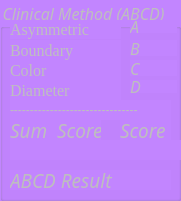
   <widget class="QGroupBox" name="clinical_box">
    <property name="enabled">
     <bool>false</bool>
    </property>
    <property name="geometry">
     <rect>
      <x>540</x>
      <y>10</y>
      <width>181</width>
      <height>201</height>
     </rect>
    </property>
    <property name="font">
     <font>
      <family>Monotype Corsiva</family>
      <pointsize>12</pointsize>
      <weight>50</weight>
      <italic>true</italic>
      <bold>false</bold>
     </font>
    </property>
    <property name="styleSheet">
     <string notr="true">background-color: rgb(194, 133, 255);font: italic 12pt &quot;Monotype Corsiva&quot;;</string>
    </property>
    <property name="title">
     <string>Clinical Method (ABCD)</string>
    </property>
    <widget class="QLabel" name="boundary">
     <property name="enabled">
      <bool>false</bool>
     </property>
     <property name="geometry">
      <rect>
       <x>10</x>
       <y>40</y>
       <width>111</width>
       <height>21</height>
      </rect>
     </property>
     <property name="font">
      <font>
       <family>Times New Roman</family>
       <pointsize>12</pointsize>
       <weight>9</weight>
       <italic>false</italic>
       <bold>false</bold>
      </font>
     </property>
     <property name="styleSheet">
      <string notr="true">font: 75 12pt &quot;Times New Roman&quot;;</string>
     </property>
     <property name="text">
      <string>Boundary</string>
     </property>
    </widget>
    <widget class="QLabel" name="asymetric">
     <property name="enabled">
      <bool>false</bool>
     </property>
     <property name="geometry">
      <rect>
       <x>10</x>
       <y>20</y>
       <width>111</width>
       <height>19</height>
      </rect>
     </property>
     <property name="font">
      <font>
       <family>Times New Roman</family>
       <pointsize>12</pointsize>
       <weight>9</weight>
       <italic>false</italic>
       <bold>false</bold>
      </font>
     </property>
     <property name="styleSheet">
      <string notr="true">font: 75 12pt &quot;Times New Roman&quot;;</string>
     </property>
     <property name="text">
      <string>Asymmetric</string>
     </property>
    </widget>
    <widget class="QLabel" name="color">
     <property name="enabled">
      <bool>false</bool>
     </property>
     <property name="geometry">
      <rect>
       <x>10</x>
       <y>60</y>
       <width>111</width>
       <height>20</height>
      </rect>
     </property>
     <property name="font">
      <font>
       <family>Times New Roman</family>
       <pointsize>12</pointsize>
       <weight>9</weight>
       <italic>false</italic>
       <bold>false</bold>
      </font>
     </property>
     <property name="styleSheet">
      <string notr="true">font: 75 12pt &quot;Times New Roman&quot;;</string>
     </property>
     <property name="text">
      <string>Color</string>
     </property>
    </widget>
    <widget class="QLabel" name="diameter">
     <property name="enabled">
      <bool>false</bool>
     </property>
     <property name="geometry">
      <rect>
       <x>10</x>
       <y>80</y>
       <width>111</width>
       <height>21</height>
      </rect>
     </property>
     <property name="font">
      <font>
       <family>Times New Roman</family>
       <pointsize>12</pointsize>
       <weight>9</weight>
       <italic>false</italic>
       <bold>false</bold>
      </font>
     </property>
     <property name="styleSheet">
      <string notr="true">font: 75 12pt &quot;Times New Roman&quot;;</string>
     </property>
     <property name="text">
      <string>Diameter</string>
     </property>
    </widget>
    <widget class="QLabel" name="diameter1">
     <property name="enabled">
      <bool>false</bool>
     </property>
     <property name="geometry">
      <rect>
       <x>130</x>
       <y>80</y>
       <width>47</width>
       <height>13</height>
      </rect>
     </property>
     <property name="font">
      <font>
       <family>Monotype Corsiva</family>
       <pointsize>12</pointsize>
       <weight>50</weight>
       <italic>true</italic>
       <bold>false</bold>
      </font>
     </property>
     <property name="text">
      <string>D</string>
     </property>
    </widget>
    <widget class="QLabel" name="boundry1">
     <property name="enabled">
      <bool>false</bool>
     </property>
     <property name="geometry">
      <rect>
       <x>130</x>
       <y>40</y>
       <width>47</width>
       <height>16</height>
      </rect>
     </property>
     <property name="font">
      <font>
       <family>Monotype Corsiva</family>
       <pointsize>12</pointsize>
       <weight>50</weight>
       <italic>true</italic>
       <bold>false</bold>
      </font>
     </property>
     <property name="text">
      <string>B</string>
     </property>
    </widget>
    <widget class="QLabel" name="asymetric1">
     <property name="enabled">
      <bool>false</bool>
     </property>
     <property name="geometry">
      <rect>
       <x>130</x>
       <y>20</y>
       <width>47</width>
       <height>13</height>
      </rect>
     </property>
     <property name="font">
      <font>
       <family>Monotype Corsiva</family>
       <pointsize>12</pointsize>
       <weight>50</weight>
       <italic>true</italic>
       <bold>false</bold>
      </font>
     </property>
     <property name="text">
      <string>A</string>
     </property>
    </widget>
    <widget class="QLabel" name="color1">
     <property name="enabled">
      <bool>false</bool>
     </property>
     <property name="geometry">
      <rect>
       <x>130</x>
       <y>60</y>
       <width>47</width>
       <height>16</height>
      </rect>
     </property>
     <property name="font">
      <font>
       <family>Monotype Corsiva</family>
       <pointsize>12</pointsize>
       <weight>50</weight>
       <italic>true</italic>
       <bold>false</bold>
      </font>
     </property>
     <property name="text">
      <string>C</string>
     </property>
    </widget>
    <widget class="QLabel" name="abcd1">
     <property name="enabled">
      <bool>false</bool>
     </property>
     <property name="geometry">
      <rect>
       <x>120</x>
       <y>120</y>
       <width>51</width>
       <height>20</height>
      </rect>
     </property>
     <property name="font">
      <font>
       <family>Monotype Corsiva</family>
       <pointsize>14</pointsize>
       <weight>50</weight>
       <italic>true</italic>
       <bold>false</bold>
      </font>
     </property>
     <property name="styleSheet">
      <string notr="true">font: italic 14pt &quot;Monotype Corsiva&quot;;</string>
     </property>
     <property name="text">
      <string>Score</string>
     </property>
    </widget>
    <widget class="QLabel" name="abcd">
     <property name="enabled">
      <bool>false</bool>
     </property>
     <property name="geometry">
      <rect>
       <x>10</x>
       <y>170</y>
       <width>161</width>
       <height>20</height>
      </rect>
     </property>
     <property name="font">
      <font>
       <family>Monotype Corsiva</family>
       <pointsize>14</pointsize>
       <weight>50</weight>
       <italic>true</italic>
       <bold>false</bold>
      </font>
     </property>
     <property name="styleSheet">
      <string notr="true">font: italic 14pt &quot;Monotype Corsiva&quot;;</string>
     </property>
     <property name="text">
      <string>ABCD Result</string>
     </property>
    </widget>
    <widget class="QLabel" name="line_abcd">
     <property name="geometry">
      <rect>
       <x>10</x>
       <y>100</y>
       <width>161</width>
       <height>20</height>
      </rect>
     </property>
     <property name="text">
      <string>--------------------------------</string>
     </property>
    </widget>
    <widget class="QLabel" name="abcd1_2">
     <property name="enabled">
      <bool>false</bool>
     </property>
     <property name="geometry">
      <rect>
       <x>10</x>
       <y>140</y>
       <width>171</width>
       <height>20</height>
      </rect>
     </property>
     <property name="font">
      <font>
       <family>Monotype Corsiva</family>
       <pointsize>14</pointsize>
       <weight>50</weight>
       <italic>true</italic>
       <bold>false</bold>
      </font>
     </property>
     <property name="styleSheet">
      <string notr="true">font: italic 14pt &quot;Monotype Corsiva&quot;;</string>
     </property>
     <property name="text">
      <string/>
     </property>
    </widget>
    <widget class="QLabel" name="abcd1_5">
     <property name="enabled">
      <bool>false</bool>
     </property>
     <property name="geometry">
      <rect>
       <x>10</x>
       <y>120</y>
       <width>91</width>
       <height>20</height>
      </rect>
     </property>
     <property name="font">
      <font>
       <family>Monotype Corsiva</family>
       <pointsize>14</pointsize>
       <weight>50</weight>
       <italic>true</italic>
       <bold>false</bold>
      </font>
     </property>
     <property name="styleSheet">
      <string notr="true">font: italic 14pt &quot;Monotype Corsiva&quot;;</string>
     </property>
     <property name="text">
      <string>Sum  Score:</string>
     </property>
    </widget>
   </widget>
